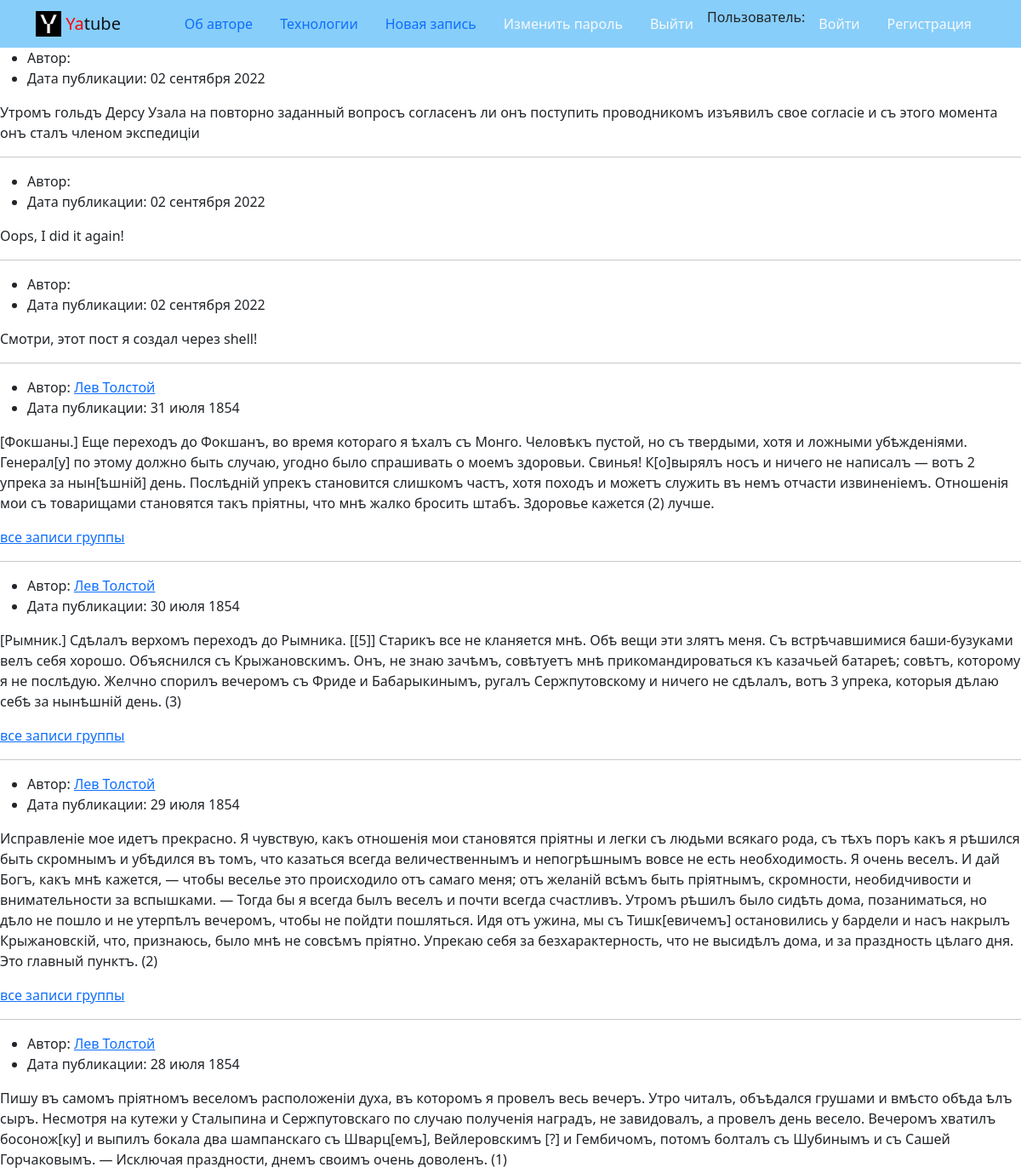
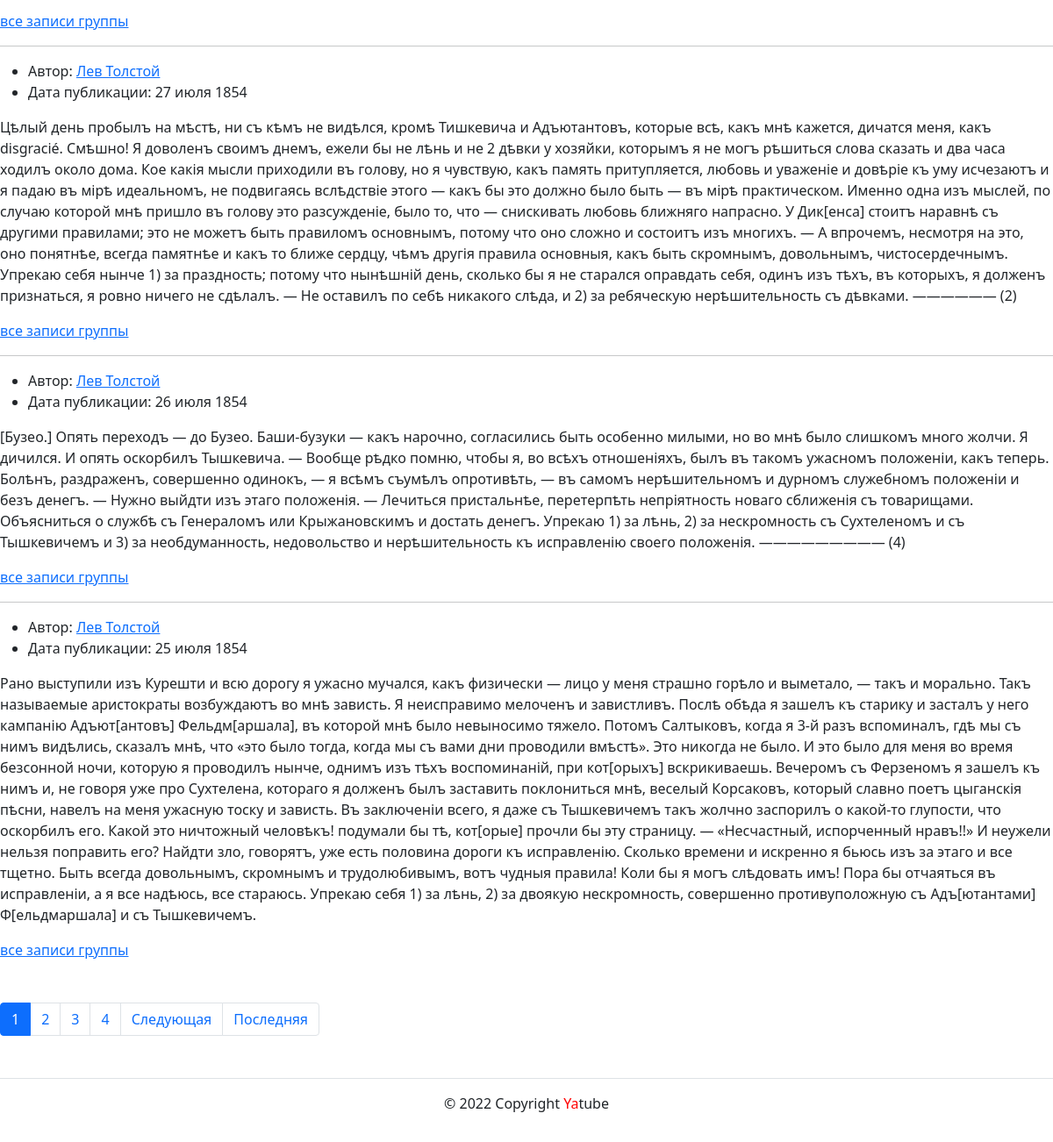
The app's page /, older data (2 pictures, top to bottom).
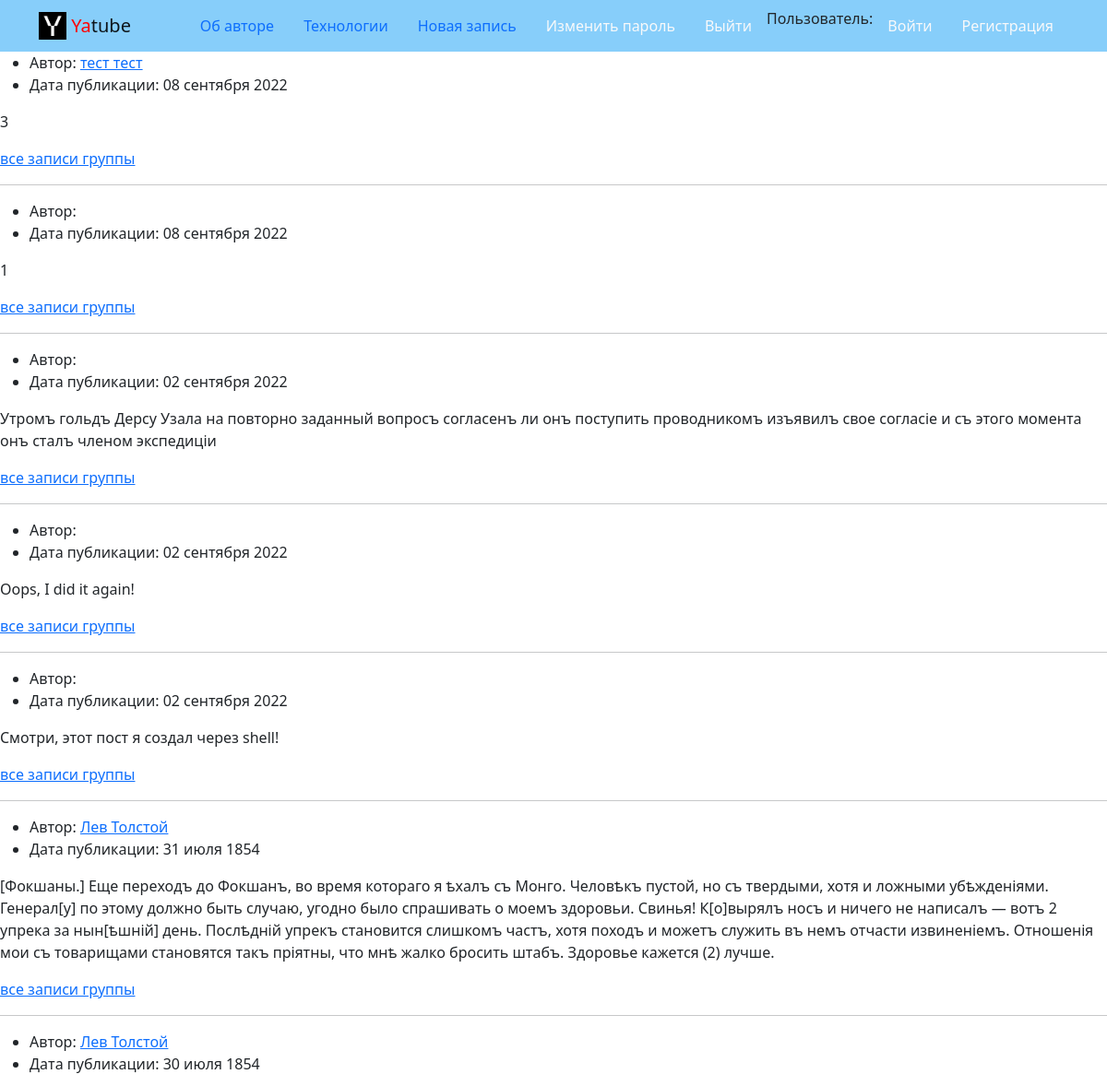
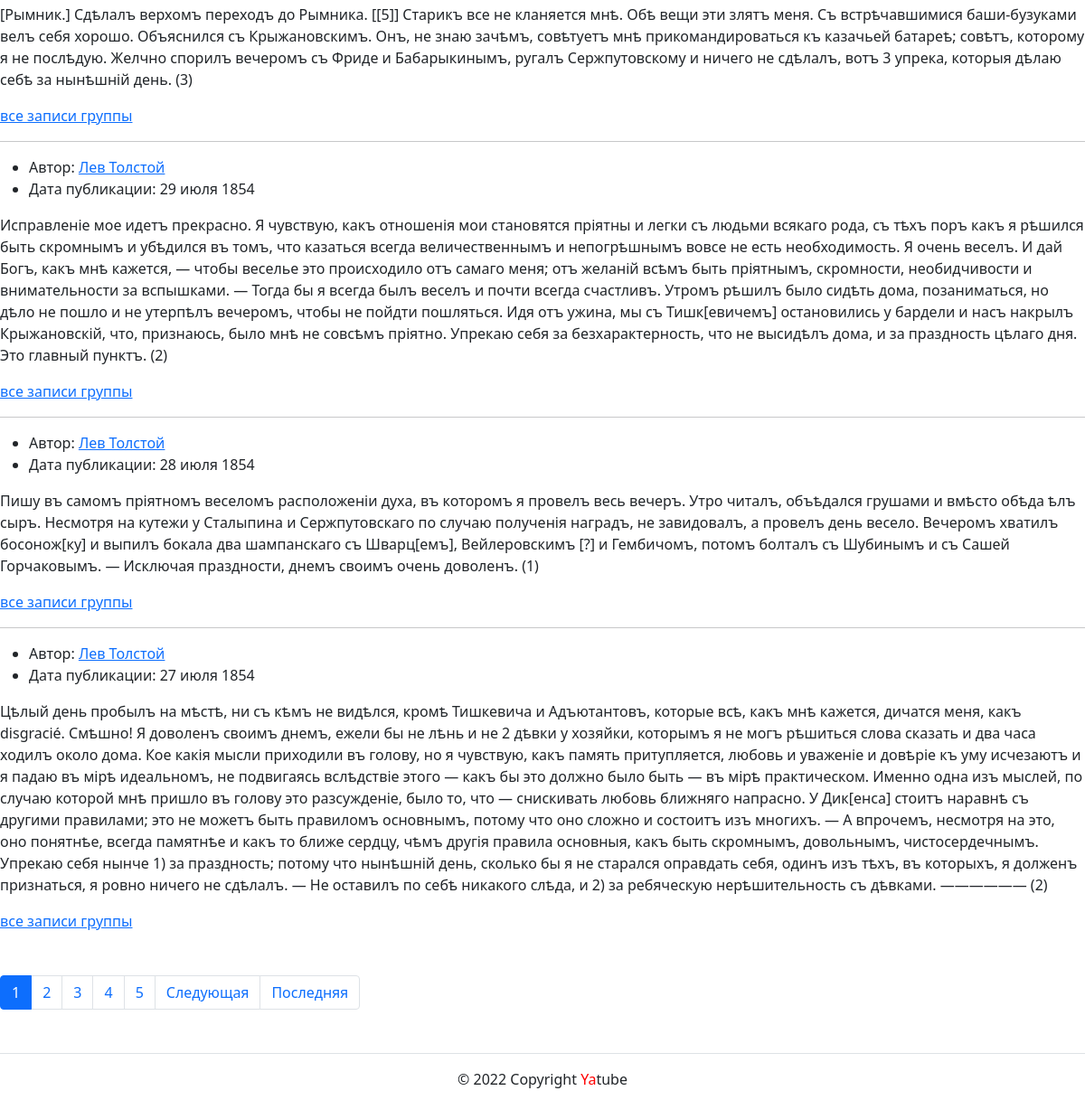
The same page, newer data (2 pictures, top to bottom).
### posts/models.py (models this page shows, shortened)
class Post(models.Model):
    text = models.TextField()
    pub_date = models.DateTimeField(auto_now_add=True)
    author = models.ForeignKey(
        User, on_delete=models.CASCADE, related_name="posts"
    )
    group = models.ForeignKey(
        Group,
        on_delete=models.SET_NULL,
        blank=True,
        null=True,
        related_name="posts"
    )

### posts/views.py (the view)
# urls.py: path('', views.index, name='index'),
def index(request):
    template = 'posts/index.html'
    post_list = Post.objects.all().order_by('-pub_date')
    paginator = Paginator(post_list, MESSAGE_N)
    page_number = request.GET.get('page')
    page_obj = paginator.get_page(page_number)
    context = {
        'page_obj': page_obj,
        'post_list': post_list
    }
    return render(request, template, context)

### templates/posts/index.html (shortened to what this page needs)
{% extends 'base.html' %}
{% block content %}
{% for post in page_obj %}
  <ul>
    <li>
        Автор: <a href="{ url 'posts:profile' { post.author }}">{{ post.author.get_full_name }}</a>
    </li>
    <li>
      Дата публикации: {{ post.pub_date|date:"d E Y" }}
    </li>
  </ul>
  <p>{{ post.text }}</p>
  {% if post.group %}
    <p><a href="{% url 'posts:postsname' post.group.slug %}">все записи группы</a></p>
  {% endif %}
  {% if not forloop.last %}<hr>{% endif %}
{% endfor %}
{% include 'includes/paginator.html' %}
{% endblock %}

### templates/base.html (shortened to what this page needs)
{% load static %}
<!DOCTYPE html>
<html lang="ru">
  <head>
    <link rel="stylesheet" href="{% static 'css/bootstrap.min.css' %}">
  </head>
  <body>
  <header>
    {% include 'includes/header.html' %}
  </header>
    <main>
      {% block content %}{% endblock %}
    </main>
    <footer class="border-top text-center py-3">
    {% include 'includes/footer.html' %}
    </footer>
  </body>
</html>

### templates/includes/header.html (shortened to what this page needs)
{% load static %}
<nav class="navbar navbar-light" style="background-color: lightskyblue">
    <div class="container">
      <a class="navbar-brand" href="{% url 'posts:index' %}">
        <img src="{% static 'img/logo.png' %}" width="30" height="30" class="d-inline-block align-top" alt="">
        <span style="color:red">Ya</span>tube
      </a>
      <ul class="nav nav-pills">
        <li class="nav-item">
          <a class="nav-link" href="{% url 'about:author' %}">Об авторе</a>
        </li>
        <li class="nav-item">
          <a class="nav-link" href="{% url 'about:tech' %}">Технологии</a>
        </li>
        <li class="nav-item">
          <a class="nav-link" href="">Новая запись</a>
        </li>
        <li class="nav-item">
          <a class="nav-link link-light" href="{% url 'users:password_reset' %}">Изменить пароль</a>
        </li>
        <li class="nav-item">
          <a class="nav-link link-light" href="{% url 'users:logout' %}">Выйти</a>
        </li>
        <li>
          Пользователь: {{ user.username }}
        </li>
        <li class="nav-item">
          <a class="nav-link link-light" href="{% url 'users:login' %}">Войти</a>
        </li>
        <li class="nav-item">
          <a class="nav-link link-light" href="{% url 'users:signup' %}">Регистрация</a>
        </li>
      </ul>
    </div>
  </nav>

### templates/includes/paginator.html (shortened to what this page needs)
{% if page_obj.has_other_pages %}
<nav aria-label="Page navigation" class="my-5">
  <ul class="pagination">
    {% for i in page_obj.paginator.page_range %}
        {% if page_obj.number == i %}
          <li class="page-item active">
            <span class="page-link">{{ i }}</span>
          </li>
        {% else %}
          <li class="page-item">
            <a class="page-link" href="?page={{ i }}">{{ i }}</a>
          </li>
        {% endif %}
    {% endfor %}
    {% if page_obj.has_next %}
      <li class="page-item">
        <a class="page-link" href="?page={{ page_obj.next_page_number }}">
          Следующая
        </a>
      </li>
      <li class="page-item">
        <a class="page-link" href="?page={{ page_obj.paginator.num_pages }}">
          Последняя
        </a>
      </li>
    {% endif %}
  </ul>
</nav>
{% endif %}

### templates/includes/footer.html
  <p>© 2022 Copyright <span style="color:red">Ya</span>tube</p>

Row changes from the older to the newer data that the page shows:
no longer on this page (row unchanged): Post: author.get_full_name "Лев Толстой", pub_date "26 июля 1854", text "[Бузео.] Опять переходъ — до Бузео. Баши-бузуки — какъ нарочно, согласились быть особенно милыми, но во мнѣ было слишкомъ много жолчи. Я дичился. И опять оскорбилъ Тышкевича. — Вообще рѣдко помню, чтобы я, во всѣхъ отношеніяхъ, былъ въ такомъ ужасномъ положеніи, какъ теперь. Болѣнъ, раздраженъ, совершенно одинокъ, — я всѣмъ съумѣлъ опротивѣть, — въ самомъ нерѣшительномъ и дурномъ служебномъ положеніи и безъ денегъ. — Нужно выйдти изъ этаго положенія. — Лечиться пристальнѣе, перетерпѣть непріятность новаго сближенія съ товарищами. Объясниться о службѣ съ Генераломъ или Крыжановскимъ и достать денегъ. Упрекаю 1) за лѣнь, 2) за нескромность съ Сухтеленомъ и съ Тышкевичемъ и 3) за…", shows "все записи группы"
no longer on this page (row unchanged): Post: author.get_full_name "Лев Толстой", pub_date "25 июля 1854", text "Рано выступили изъ Курешти и всю дорогу я ужасно мучался, какъ физически — лицо у меня страшно горѣло и выметало, — такъ и морально. Такъ называемые аристократы возбуждаютъ во мнѣ зависть. Я неисправимо мелоченъ и завистливъ. Послѣ обѣда я зашелъ къ старику и засталъ у него кампанію Адъют[антовъ] Фельдм[аршала], въ которой мнѣ было невыносимо тяжело. Потомъ Салтыковъ, когда я 3-й разъ вспоминалъ, гдѣ мы съ нимъ видѣлись, сказалъ мнѣ, что «это было тогда, когда мы съ вами дни проводили вмѣстѣ». Это никогда не было. И это было для меня во время безсонной ночи, которую я проводилъ нынче, однимъ изъ тѣхъ воспоминаній, при кот[орыхъ] вскрикиваешь. Вечеромъ съ Ферзеномъ я зашелъ къ нимъ и, не…", shows "все записи группы"
added Post: author.get_full_name "тест тест", pub_date "08 сентября 2022", text "3", shows "все записи группы"
added Post: pub_date "08 сентября 2022", text "1", shows "все записи группы"
changed Post (number 3 of 10 on the later page): now shows "все записи группы"
changed Post "Oops, I did it again!": now shows "все записи группы"
changed Post "Смотри, этот пост я создал через shell!": now shows "все записи группы"
Text that changed along with them:
new list line: "5"
